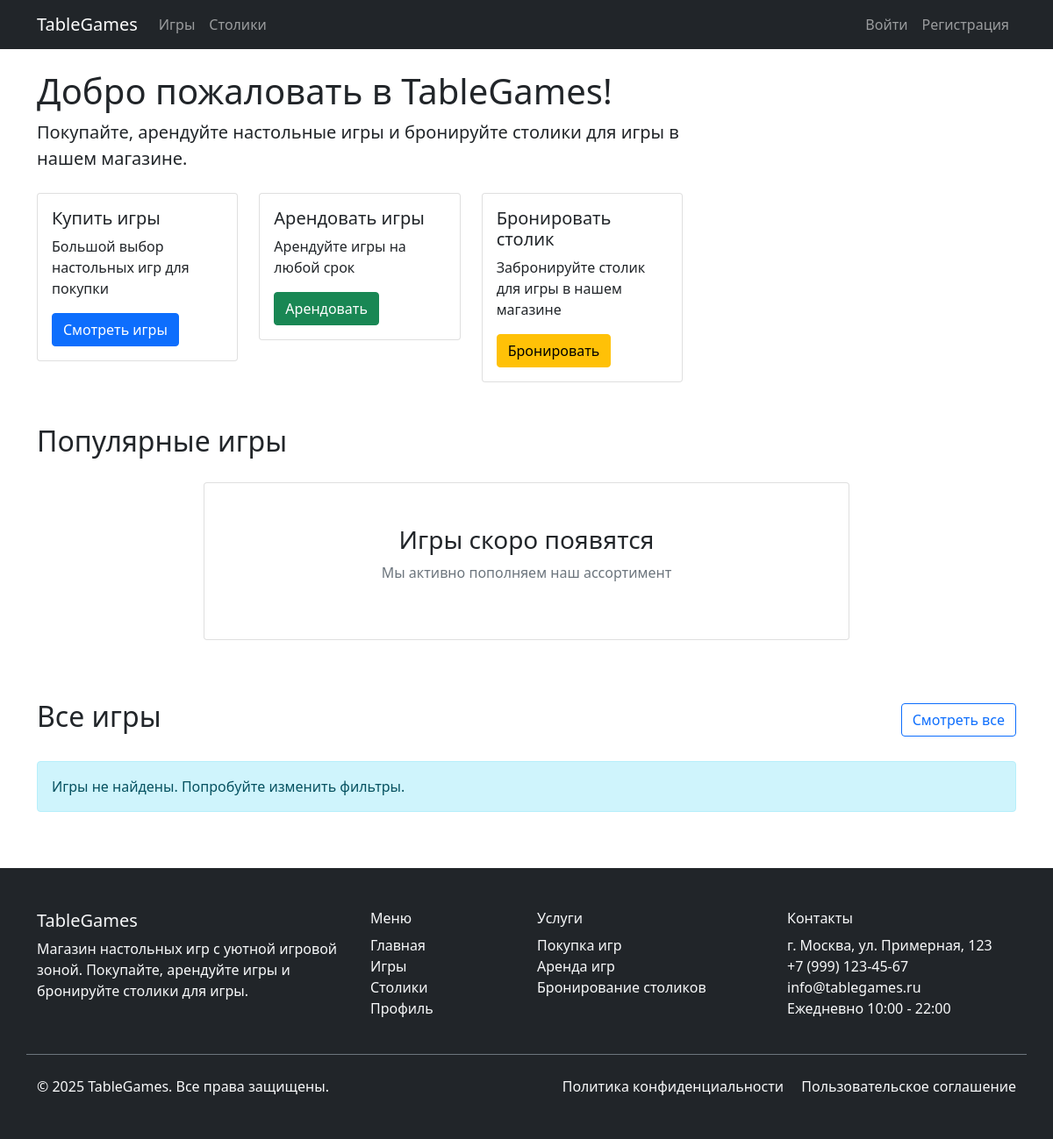
The app's page /, older data.
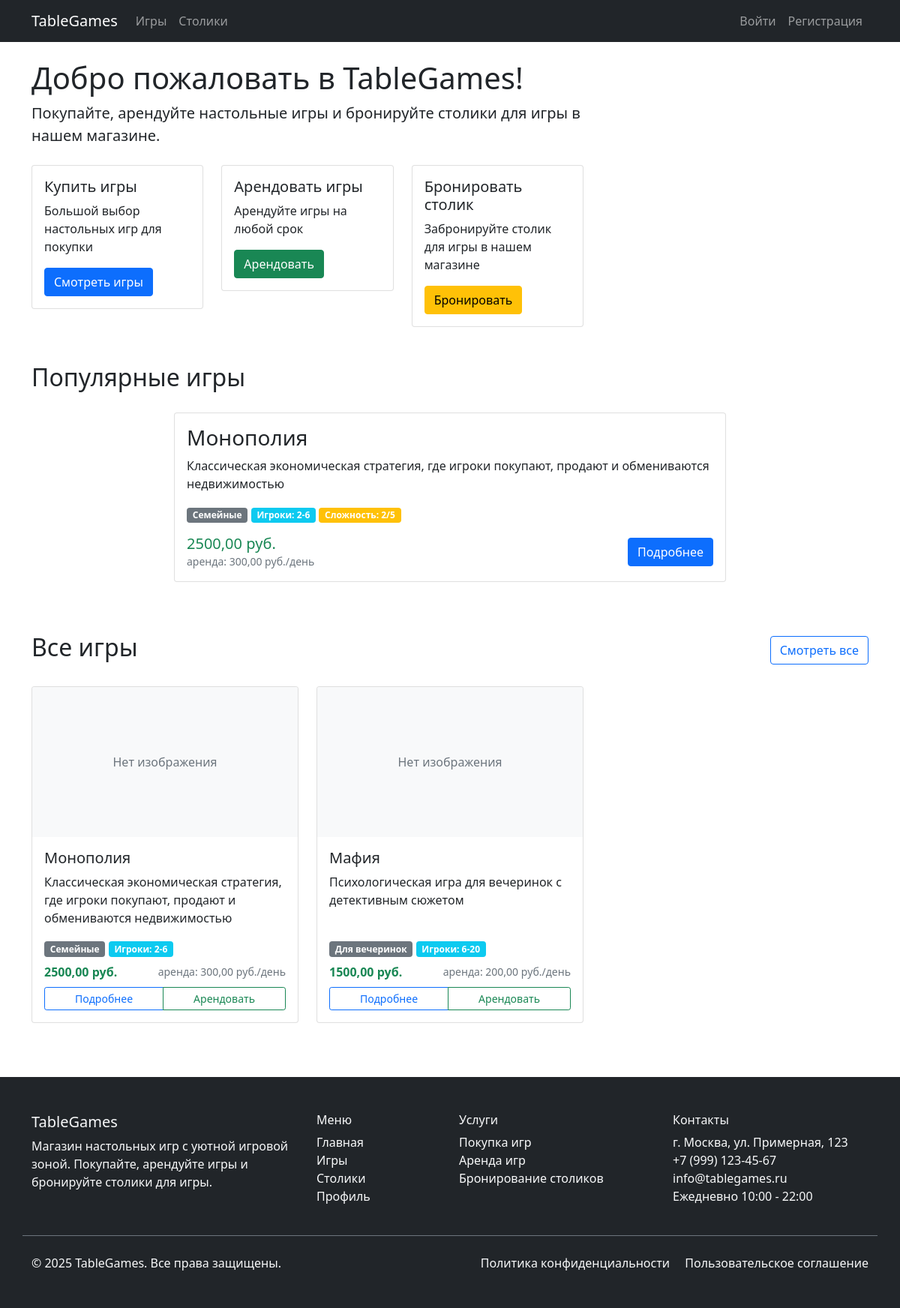
The same page, newer data.
### tablegames/models.py (models this page shows, shortened)
class Game(models.Model):
    GAME_CATEGORIES = [
        ('strategy', 'Стратегические'),
        ('family', 'Семейные'),
        ('party', 'Для вечеринок'),
        ('cooperative', 'Кооперативные'),
        ('card', 'Карточные'),
        ('rpg', 'Ролевые'),
    ]
    name = models.CharField(max_length=200, verbose_name='Название игры')
    description = models.TextField(verbose_name='Описание')
    category = models.CharField(max_length=20, choices=GAME_CATEGORIES, verbose_name='Категория')
    price = models.DecimalField(max_digits=10, decimal_places=2, verbose_name='Цена покупки')
    rental_price_per_day = models.DecimalField(max_digits=8, decimal_places=2, verbose_name='Цена аренды за день')
    min_players = models.PositiveIntegerField(validators=[MinValueValidator(1)],
                                              verbose_name='Минимальное количество игроков')
    max_players = models.PositiveIntegerField(validators=[MinValueValidator(1)],
                                              verbose_name='Максимальное количество игроков')
    play_time_minutes = models.PositiveIntegerField(verbose_name='Время игры (минуты)')
    difficulty = models.PositiveIntegerField(
        validators=[MinValueValidator(1), MaxValueValidator(5)],
        verbose_name='Сложность (1-5)'
    )
    in_stock = models.PositiveIntegerField(default=0, verbose_name='В наличии для покупки')
    available_for_rental = models.PositiveIntegerField(default=0, verbose_name='Доступно для аренды')
    image = models.ImageField(upload_to='games/', blank=True, null=True, verbose_name='Изображение')
    created_at = models.DateTimeField(auto_now_add=True)
    class Meta:
        verbose_name = 'Игра'
        verbose_name_plural = 'Игры'

### tablegames/views.py (the view)
# urls.py: path('', views.index, name='index'),
def index(request):
    games = Game.objects.filter(in_stock__gt=0)[:6]
    tables = GameTable.objects.filter(is_active=True)
    return render(request, 'tablegames/index.html', {
        'games': games,
        'tables': tables
    })

### tablegames/templates/tablegames/index.html (shortened to what the changed rows need)
{% extends 'tablegames/base.html' %}
{% block content %}
<div class="row">
    <div class="col-md-8">
        <h1>Добро пожаловать в TableGames!</h1>
    </div>
</div>
<div class="row mt-5">
    <div class="col-12">
        <h2>Популярные игры</h2>
        <div id="gameCarousel" class="carousel slide" data-bs-ride="carousel">
            <div class="carousel-indicators">
                {% for game in games %}
                <button type="button" data-bs-target="#gameCarousel" data-bs-slide-to="{{ forloop.counter0 }}"
                        class="{% if forloop.first %}active{% endif %}" aria-current="{% if forloop.first %}true{% endif %}"
                        aria-label="Slide {{ forloop.counter }}"></button>
                {% endfor %}
            </div>
            <div class="carousel-inner">
                {% for game in games %}
                <div class="carousel-item {% if forloop.first %}active{% endif %}">
                    <div class="row justify-content-center">
                        <div class="col-md-8">
                            <div class="card">
                                <div class="row g-0">
                                    <div class="col-md-{% if game.image %}8{% else %}12{% endif %}">
                                        <div class="card-body">
                                            <h3 class="card-title">{{ game.name }}</h3>
                                            <p class="card-text">{{ game.description }}</p>
                                            <div class="mb-3">
                                                <span class="badge bg-secondary">{{ game.get_category_display }}</span>
                                                <span class="badge bg-info">Игроки: {{ game.min_players }}-{{ game.max_players }}</span>
                                                <span class="badge bg-warning">Сложность: {{ game.difficulty }}/5</span>
                                            </div>
                                            <div class="d-flex justify-content-between align-items-center">
                                                <div>
                                                    <strong class="text-success h5">{{ game.price }} руб.</strong>
                                                    <small class="text-muted d-block">аренда: {{ game.rental_price_per_day }} руб./день</small>
                                                </div>
                                                <a href="{% url 'game_detail' game.id %}" class="btn btn-primary">Подробнее</a>
                                            </div>
                                        </div>
                                    </div>
                                </div>
                            </div>
                        </div>
                    </div>
                </div>
                {% empty %}
                <div class="carousel-item active">
                    <div class="row justify-content-center">
                        <div class="col-md-8">
                            <div class="card">
                                <div class="card-body text-center py-5">
                                    <h3>Игры скоро появятся</h3>
                                    <p class="text-muted">Мы активно пополняем наш ассортимент</p>
                                </div>
                            </div>
                        </div>
                    </div>
                </div>
                {% endfor %}
            </div>
        </div>
    </div>
</div>
<div class="row mt-5">
    <div class="col-12">
        <div class="d-flex justify-content-between align-items-center mb-4">
            <h2>Все игры</h2>
        </div>
        <div class="row">
            {% for game in games %}
            <div class="col-md-6 col-lg-4 mb-4">
                <div class="card h-100">
                    {% if game.image %}
                    <img src="{{ game.image.url }}" class="card-img-top" alt="{{ game.name }}" style="height: 200px; object-fit: cover;">
                    {% else %}
                    <div class="card-img-top bg-light d-flex align-items-center justify-content-center" style="height: 200px;">
                        <span class="text-muted">Нет изображения</span>
                    </div>
                    {% endif %}
                    <div class="card-body d-flex flex-column">
                        <h5 class="card-title">{{ game.name }}</h5>
                        <p class="card-text flex-grow-1">{{ game.description|truncatewords:15 }}</p>
                        <div class="mb-2">
                            <span class="badge bg-secondary">{{ game.get_category_display }}</span>
                            <span class="badge bg-info">Игроки: {{ game.min_players }}-{{ game.max_players }}</span>
                        </div>
                        <div class="mt-auto">
                            <div class="d-flex justify-content-between align-items-center mb-2">
                                <strong class="text-success">{{ game.price }} руб.</strong>
                                <small class="text-muted">аренда: {{ game.rental_price_per_day }} руб./день</small>
                            </div>
                            <div class="btn-group w-100" role="group">
                                <a href="{% url 'game_detail' game.id %}" class="btn btn-outline-primary btn-sm">Подробнее</a>
                                {% if game.available_for_rental > 0 %}
                                <a href="{% url 'create_rental_game' game.id %}" class="btn btn-outline-success btn-sm">Арендовать</a>
                                {% endif %}
                            </div>
                        </div>
                    </div>
                </div>
            </div>
            {% empty %}
            <div class="col-12">
                <div class="alert alert-info">
                    Игры не найдены. Попробуйте изменить фильтры.
                </div>
            </div>
            {% endfor %}
        </div>
    </div>
</div>
{% endblock %}

Row changes from the older to the newer data that the page shows:
added Game: name "Монополия", description "Классическая экономическая стратегия, где игроки покупают, продают и обмениваются недвижимостью", category "Семейные", min_players "2", max_players "6", difficulty "2", price "2500,00", rental_price_per_day "300,00", image "Нет изображения", available_for_rental "Арендовать"
added Game: image "Нет изображения", name "Мафия", description "Психологическая игра для вечеринок с детективным сюжетом", category "Для вечеринок", min_players "6", max_players "20", price "1500,00", rental_price_per_day "200,00", available_for_rental "Арендовать"
Text that changed along with them:
text no longer shown: "Игры скоро появятся Мы активно пополняем наш ассортимент Игры не найдены. Попробуйте изменить фильтры."
